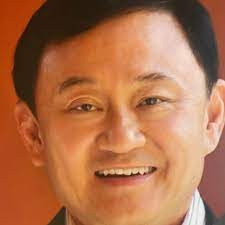
#> input picture tony.jpeg, 225 x 225 px, found by its file name
$ python sobel.py
#> lines starting #> are read from the running program, lines starting #| are printed output that depends on the picture
import numpy as np
import matplotlib.pyplot as plt
import cv2 as cv

# Open the image
path = r'/Users/sirap/Documents/Year_4/year-4-image/tony.jpeg'

img = cv.imread(path, 0)
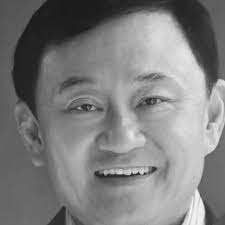
#> img: shape (225, 225); min 19, max 252, mean 125.9

horizontal_kernel = np.array([[-1, 0, 1],
                              [-2, 0, 2],
                              [-1, 0, 1]])
vertical_kernel   = np.array([[-1, -2, -1],
                              [0, 0, 0],
                              [1, 2, 1]])

m, n = img.shape
#> m = 225; n = 225
new_image = np.zeros((m, n))

for i in range(1, m-1):
    for j in range(1, n-1):
        horizontal_gradient = np.sum(np.multiply(horizontal_kernel, img[i-1:i+2, j-1:j+2]))
        vertical_gradient = np.sum(np.multiply(vertical_kernel, img[i-1:i+2, j-1:j+2]))
        # edge_magnitude = np.sqrt(pow(horizontal_gradient, 2.0) + pow(vertical_gradient, 2.0))
        edge_magnitude = np.sqrt(pow(horizontal_gradient, 2.0) )
        new_image[i - 1, j - 1] = edge_magnitude
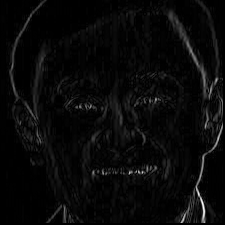
#> new_image: shape (225, 225) float64; min 0, max 653, mean 24.5; drawn with min black and max white

plt.imshow(new_image, cmap='gray')
plt.imsave('Sobel.png', new_image, cmap='gray', format='png')
plt.show()
